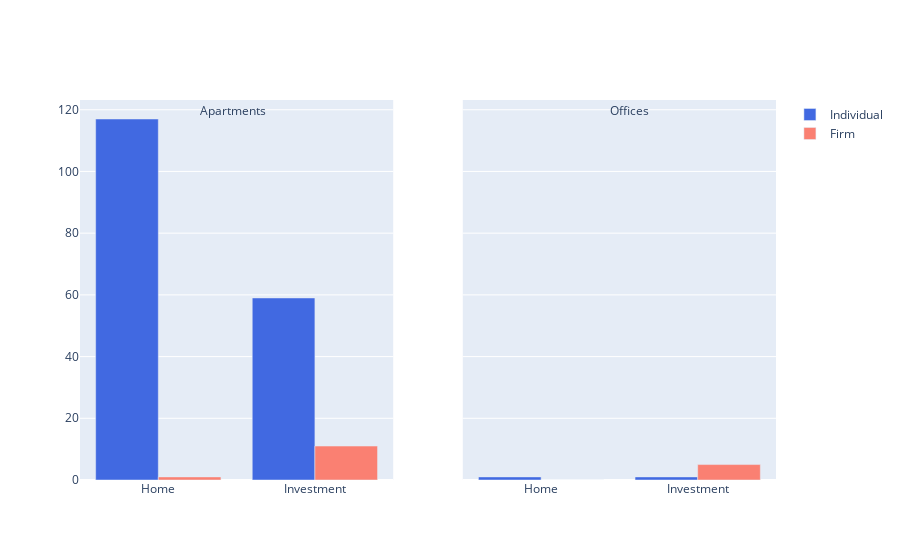

Notebook source saved alongside this figure:
### Markdown cell above
Построим для каждого типа жилья свой график, отображающий количество покупок с той или иной целью для каждого из типов покупателей ('Individual', 'Firm').

### Code cell
from plotly.offline import init_notebook_mode, iplot
import plotly.graph_objs as go
from plotly.subplots import make_subplots

init_notebook_mode(connected=True)

fig = make_subplots(rows=1, cols=len(df.type_of_property.unique()), shared_yaxes=True)

for i, type_of_property in enumerate(df.type_of_property.unique()):
    df_temp = df[df.type_of_property==type_of_property].pivot_table(index='purpose', columns='entity', aggfunc='count', values='id', fill_value=0)

    trace0 = go.Bar(
        x=df_temp.index,
        y=df_temp.Individual,
        name='Individual',
        orientation = 'v',
        marker=dict(color='royalblue'),
        showlegend=True if i == 0 else False
    )

    trace1 = go.Bar(
        x=df_temp.index,
        y=df_temp.Firm,
        name='Firm',
        orientation = 'v',
        marker=dict(color='salmon'),
        showlegend=True if i == 0 else False
    )

    fig.add_trace(trace0, row=1, col=i+1)
    fig.add_trace(trace1, row=1, col=i+1)

fig.update_layout(
    annotations=[
        dict(text='Apartments', x=0.17, y=1.0, xref='paper', yref='paper', showarrow=False, align='center'),
        dict(text='Offices', x=0.82, y=1.0, xref='paper', yref='paper', showarrow=False, align='center')
    ]
)

fig.show()

### Figure 1 — Plotly figure (JSON) as saved in the notebook; plotly's stock layout.template omitted (floating-point values rounded to 4 significant figures)
{"data": [{"marker": {"color": "royalblue"}, "name": "Individual", "orientation": "v", "showlegend": true, "type": "bar", "x": ["Home", "Investment"], "xaxis": "x", "y": [117, 59], "yaxis": "y"}, {"marker": {"color": "salmon"}, "name": "Firm", "orientation": "v", "showlegend": true, "type": "bar", "x": ["Home", "Investment"], "xaxis": "x", "y": [1, 11], "yaxis": "y"}, {"marker": {"color": "royalblue"}, "name": "Individual", "orientation": "v", "showlegend": false, "type": "bar", "x": ["Home", "Investment"], "xaxis": "x2", "y": [1, 1], "yaxis": "y2"}, {"marker": {"color": "salmon"}, "name": "Firm", "orientation": "v", "showlegend": false, "type": "bar", "x": ["Home", "Investment"], "xaxis": "x2", "y": [0, 5], "yaxis": "y2"}], "layout": {"annotations": [{"align": "center", "showarrow": false, "text": "Apartments", "x": 0.17, "xref": "paper", "y": 1, "yref": "paper"}, {"align": "center", "showarrow": false, "text": "Offices", "x": 0.82, "xref": "paper", "y": 1, "yref": "paper"}], "xaxis": {"anchor": "y", "domain": [0, 0.45]}, "xaxis2": {"anchor": "y2", "domain": [0.55, 1]}, "yaxis": {"anchor": "x", "domain": [0, 1]}, "yaxis2": {"anchor": "x2", "domain": [0, 1], "matches": "y", "showticklabels": false}}}
